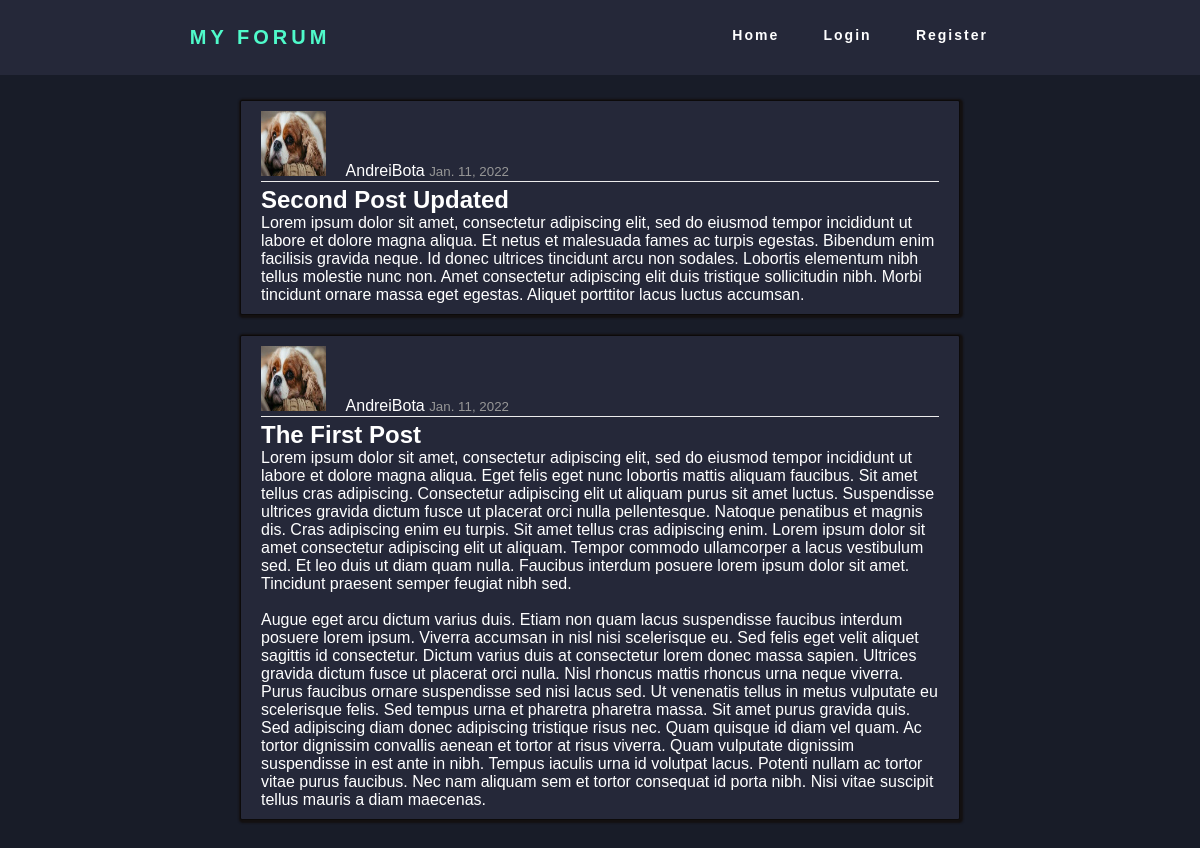
The page / on the database its author committed.
### posts/models.py (models this page shows, shortened)
class Post(models.Model):
    title = models.CharField(max_length=100)
    content = models.TextField()
    date_posted = models.DateTimeField(default=timezone.now)
    author = models.ForeignKey(User, on_delete=models.CASCADE)

### users/models.py (models this page shows, shortened)
class Profile (models.Model):
    user = models.OneToOneField(User, on_delete=models.CASCADE)
    image = models.ImageField(default='default.jpeg', upload_to='profile_pics')

### pages/views.py (the view)
# urls.py: path('', PostListView.as_view(), name='home'),
class PostListView(ListView):
    model = Post
    template_name = 'home.html'
    context_object_name = 'posts'
    ordering = ['-date_posted']

### templates/home.html
{% extends 'base.html' %}
{% load static %}
{% block content %}
    <div class="container-post">
        {% for post in posts %}
            <article class="media content-section content-section-shadow">
                <div class="media-body">
                    <div class="post-metadata">
                        <img class="post-img" src="{{post.author.profile.image.url}}" alt="">
                        <a href="" class="mr-2">{{ post.author }}</a>
                        <small class="text-muted"> {{ post.date_posted|date:"N d, Y"}}</small>
                    </div>
                    <h2><a href="{% url 'post-detail' post.id %}" class="post-title">{{ post.title }}</a></h2>
                    <p class="post-content"> {{ post.content }}</p>
                </div>
            </article>
        {% endfor %}
    </div>
{% endblock %}

### static/styles/style.css (style rules this page uses)
* { box-sizing: border-box; margin: 0; padding: 0; }
body { background: #181c28; color: white; font-family: sans-serif; }
a, a:hover, a:focus, a:active { text-decoration: none !important; color: inherit; }
.container-post { width: 60%; padding: 25px 0; margin: 0 auto; }
.post-img { height: 65px; width: 65px; margin-right: 16px; }
.text-muted { color: rgb(151, 151, 151); }
.content-section { background: #252839; padding: 10px 20px; border: 1px solid #0c0a0a; border-radius: 2px; margin-bottom: 20px; }
.content-section-shadow { box-shadow: 1px 1px 2px 2px #131010; }
.post-metadata { padding-bottom: 1px; margin-bottom: 4px; border-bottom: 1px solid #ececec; }
.post-title { color: #fff; }
.post-content { white-space: pre-line; }

### rows shown on the page
Post: author.profile.image (picture), author "AndreiBota", date_posted "Jan. 11, 2022", title "Second Post Updated", content "Lorem ipsum dolor sit amet, consectetur adipiscing elit, sed do eiusmod tempor incididunt ut labore et dolore magna aliqua. Et netus et malesuada fames ac turpis egestas. Bibendum enim facilisis gravida neque. Id donec ultrices tincidunt arcu non sodales. Lobortis elementum nibh tellus molestie nunc non. Amet consectetur adipiscing elit duis tristique sollicitudin nibh. Morbi tincidunt ornare massa eget egestas. Aliquet porttitor lacus luctus accumsan."
Post: author.profile.image (picture), author "AndreiBota", date_posted "Jan. 11, 2022", title "The First Post", content "Lorem ipsum dolor sit amet, consectetur adipiscing elit, sed do eiusmod tempor incididunt ut labore et dolore magna aliqua. Eget felis eget nunc lobortis mattis aliquam faucibus. Sit amet tellus cras adipiscing. Consectetur adipiscing elit ut aliquam purus sit amet luctus. Suspendisse ultrices gravida dictum fusce ut placerat orci nulla pellentesque. Natoque penatibus et magnis dis. Cras adipiscing enim eu turpis. Sit amet tellus cras adipiscing enim. Lorem ipsum dolor sit amet consectetur adipiscing elit ut aliquam. Tempor commodo ullamcorper a lacus vestibulum sed. Et leo duis ut diam quam nulla. Faucibus interdum posuere lorem ipsum dolor sit amet. Tincidunt praesent semper feugiat nibh…"
